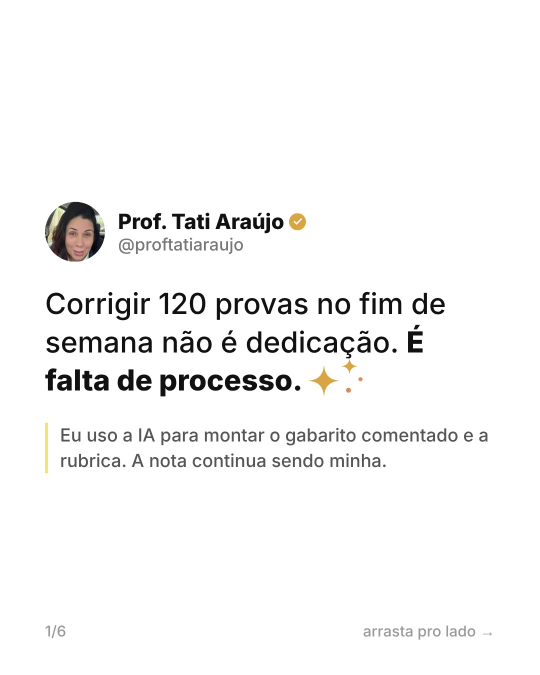
#> input picture teste/teste-01.jpg, 1080 x 1350 px, given as the content of the folder ../teste/teste-01.jpg, which was not available (shown at 1/2 size)
$ python revisor.py ../teste/teste-01.jpg
#> lines starting #> are read from the running program, lines starting #| are printed output that depends on the picture; after the words box and inside, x2 and y2 are one past the last pixel; in counts of white or black regions, pixels touching at a corner belong together
#!/usr/bin/env python3
"""Revisor dos carrosséis do @proftatiaraujo.

Confere uma pasta de post (posts/AAAA-MM-DD-HHh-nome/) antes de ela ir para a Tati:
slides (tamanho, espaço até o rodapé, margens, letra legível, slide lotado, capa)
e legenda (nome, tamanho, hashtags, brinde, direitos autorais).

Uso:  python3 tools/revisor.py posts/<pasta> [posts/<pasta2> ...]
Sai com código 1 se algum item der ✗ (refazer antes de mandar).
Gera <pasta>/revisao.md e /tmp/revisao-<pasta>.jpg (miniaturas para olhar).

© Prof. Tati, com apoio de IA (Claude). Proibido copiar sem créditos.
"""
import os, re, sys, glob, subprocess, statistics
from PIL import Image, ImageDraw
import numpy as np

W, H = 1080, 1350
RODAPE_Y = 1255        # a faixa do rodapé (@proftatiaraujo · salva pra depois · arrasta) começa aqui
FOLGA_MIN = 30         # o conteúdo tem que terminar pelo menos 30 px acima do texto do rodapé
RODAPE_TEXTO = 1262    # onde começam as letras do rodapé
MARGEM = 36            # nada de conteúdo colado nas bordas laterais
TOPO_TAG = 100         # faixa da etiqueta de cima (pode ter letra pequena)
LETRA_MIN = 18         # palavras de texto corrido abaixo disso (px): não dá para ler no celular (✗)
LETRA_AVISO = 22       # entre 18 e 22 px: lê, mas no limite (⚠)
PALAVRAS_MAX = 70      # acima disso o slide está lotado
CAPA_MAX = 14          # palavras no título da capa
PALAVRAS_BRINDE = {"CONTEXTO", "PROMPTS", "FICHA", "DESAFIO"}


def fundo_liso(a):
    """True se o slide tem fundo de cor lisa (formato GUIA). Foto (VOZ) dá False."""
    bordas = np.concatenate([a[TOPO_TAG:RODAPE_Y, :20].reshape(-1, 3), a[TOPO_TAG:RODAPE_Y, -20:].reshape(-1, 3)])
    bg = np.median(bordas, axis=0)
    interior = np.abs(a[TOPO_TAG:RODAPE_Y:4, ::4] - bg).sum(axis=2) < 45
    return bordas.std(axis=0).mean() < 18 and interior.mean() > 0.45, bg


def ocr(path):
    out = subprocess.run(["tesseract", path, "-", "-l", "por", "--psm", "11", "tsv"],
                         capture_output=True, text=True).stdout
    words = []
    for ln in out.splitlines()[1:]:
        p = ln.split("\t")
        if len(p) < 12 or not p[11].strip():
            continue
        try:
            conf = float(p[10])
        except ValueError:
            continue
        if conf < 55:
            continue
        x, y, w, h = map(int, p[6:10])
        words.append(dict(t=p[11].strip(), x=x, y=y, w=w, h=h))
    return words


def checar_slide(path, idx, total):
#> called with path = '_only/teste-01.jpg', idx = 0, total = 1
    res = []  # (nivel, texto) nivel: ok / aviso / erro
    im = Image.open(path)
#> im is the input picture: PIL image 1080x1350 RGB; mean R, G, B 246.3, 246.1, 245.9
    if im.size != (W, H):
        res.append(("erro", f"tamanho {im.size[0]}×{im.size[1]} (precisa 1080×1350)"))
    if os.path.getsize(path) > 8 * 1024 * 1024:
        res.append(("erro", "arquivo maior que 8 MB"))
    if im.format != "JPEG":
        res.append(("erro", "não é JPEG"))
    a = np.asarray(im.convert("RGB")).astype(int)
    liso, bg = fundo_liso(a)
#> in fundo_liso, `bg = np.median(bordas, axis=0)`: bg = [255, 255, 255]
#> in fundo_liso, `interior = np.abs(a[TOPO_TAG:RODAPE_Y:4, ::4] - bg).sum(axis=2) < 45`:
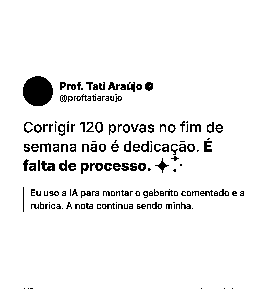
#> interior: shape (289, 270) bool; 94.3% white; 161 black regions (77 under 20 px), largest, box (x1, y1, x2, y2) and area: (23, 76, 53, 106) 714, (41, 161, 55, 171) 87, (204, 141, 212, 152) 66
#> liso = True; bg = [255, 255, 255]
    if liso:
        dif = np.abs(a - bg).sum(axis=2) > 120  # >120 ignora o quadriculado do fundo
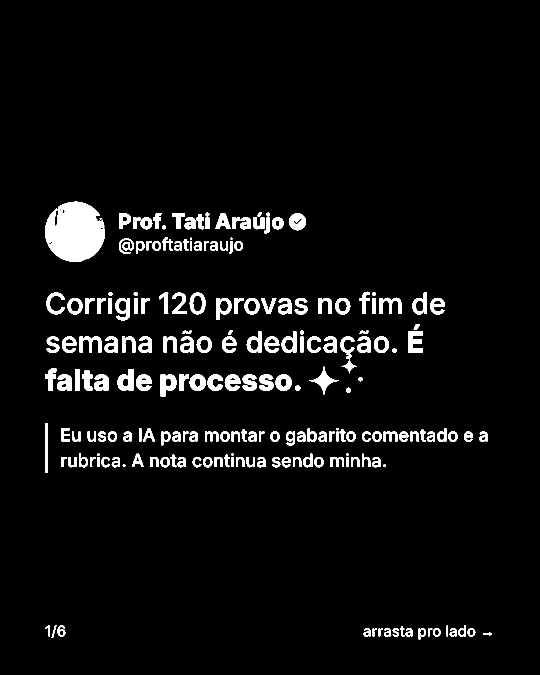
#> dif: shape (1350, 1080) bool (shown at 1/2 size); 4.8% white; 202 white regions (3 under 20 px), largest, box (x1, y1, x2, y2) and area: (90, 403, 210, 523) 10955, (816, 662, 846, 705) 950, (321, 749, 353, 793) 909
        linhas_c = np.where(dif[TOPO_TAG:].sum(axis=1) > 3)[0] + TOPO_TAG
#> linhas_c = 442 values from 403 to 1278
        blocos = []
        for y in linhas_c:
            if blocos and y - blocos[-1][1] <= 12:
                blocos[-1][1] = y
            else:
                blocos.append([y, y])
#> after the loop, blocos = [[403, 522], [584, 792], [846, 945], [1251, 1278]]
        # o último bloco é o rodapé (@proftatiaraujo · salva pra depois · arrasta)
        if blocos and blocos[-1][1] > 1150 and blocos[-1][0] < 1238:
            rodape_ini = RODAPE_Y
            res.append(("erro", "o conteúdo encosta no rodapé (texto colado na faixa do @proftatiaraujo)"))
        elif len(blocos) >= 2 and blocos[-1][0] > 1150:
            rodape_ini = blocos[-1][0]
#> rodape_ini = 1251
            fim = blocos[-2][1]
#> fim = 945
            folga = rodape_ini - fim
#> folga = 306
            if folga < FOLGA_MIN:
                res.append(("erro", f"o conteúdo encosta no rodapé (sobram {max(folga,0)} px; mínimo {FOLGA_MIN})"))
        else:
            rodape_ini = RODAPE_Y
            if blocos and blocos[-1][1] > 1150:
                res.append(("erro", "não achei o rodapé separado do conteúdo (texto colado no rodapé?)"))
        miolo = dif[TOPO_TAG:rodape_ini - 2]
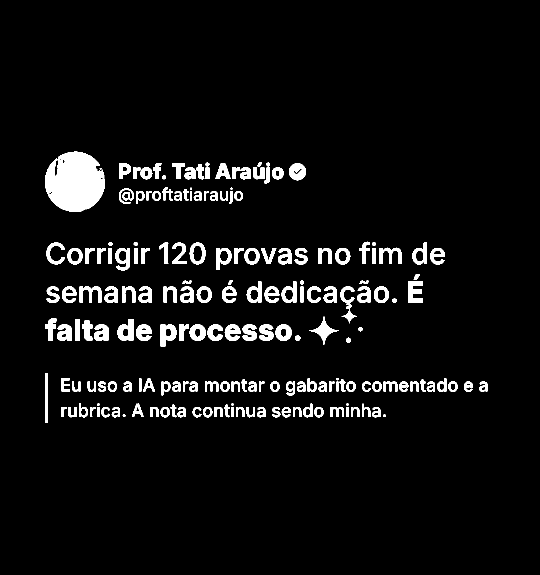
#> miolo: shape (1149, 1080) bool (shown at 1/2 size); 5.5% white; 184 white regions (3 under 20 px), largest, box (x1, y1, x2, y2) and area: (90, 303, 210, 423) 10955, (816, 562, 846, 605) 950, (321, 649, 353, 693) 909
        cols = np.where(miolo.sum(axis=0) > 3)[0]
#> cols = 852 values from 90 to 974
        if len(cols) and (cols.min() < MARGEM or cols.max() > W - MARGEM):
            res.append(("erro", "conteúdo colado na borda lateral"))
    words = ocr(path)
    corpo = [w for w in words if TOPO_TAG < w["y"] < RODAPE_Y and re.search(r"[A-Za-zÀ-ú]{3,}", w["t"])]
    if corpo:
        cand = [w for w in corpo if w["t"].islower() and len(w["t"]) >= 4]
        pequenas = [w for w in cand if w["h"] < LETRA_MIN]
        limite = [w for w in cand if LETRA_MIN <= w["h"] < LETRA_AVISO]
        if len(pequenas) >= 6:
            ex = " ".join(w["t"] for w in pequenas[:6])
            res.append(("erro", f"letra pequena demais para o celular ({len(pequenas)} palavras, ex.: \"{ex}\")"))
        elif len(limite) >= 6:
            res.append(("aviso", "letra no limite da leitura no celular; se der, aumentar ou cortar texto"))
        if len(corpo) > PALAVRAS_MAX:
            res.append(("erro", f"slide lotado ({len(corpo)} palavras; máximo {PALAVRAS_MAX})"))
    if idx == 0:
        alturas = [w["h"] for w in corpo]
        if alturas:
            corte = max(alturas) * 0.7
            titulo = [w["t"] for w in sorted(corpo, key=lambda w: (w["y"] // 40, w["x"])) if w["h"] >= corte and w["y"] < 800]
            txt = " ".join(titulo)
            if len(titulo) > CAPA_MAX:
                res.append(("erro", f"título da capa longo demais ({len(titulo)} palavras): \"{txt}\""))
            elif txt:
                res.append(("aviso", f"capa: tem posição da Tati (opinião/chamado, não só tema) e é verdadeira? → \"{txt}\""))
            else:
                res.append(("aviso", "capa: não consegui ler o título; conferir à mão se promete um resultado concreto"))
    if not [r for r in res if r[0] == "erro"]:
        res.insert(0, ("ok", "tamanho, rodapé, margens e letra"))
    return res, words


def checar_legenda(pasta):
    nome = os.path.basename(pasta.rstrip("/"))
    res = []
    txt = os.path.join(pasta, nome + ".txt")
    if not os.path.exists(txt):
        outros = glob.glob(os.path.join(pasta, "*.txt"))
        res.append(("erro", f"legenda {nome}.txt não existe" + (f" (achei {os.path.basename(outros[0])}: renomear)" if outros else "")))
        return res, None
    s = open(txt, encoding="utf-8").read().strip()
    if len(s) > 2200:
        res.append(("erro", f"legenda com {len(s)} caracteres (máximo 2.200)"))
    tags = re.findall(r"#\w+", s)
    if len(tags) > 5:
        res.append(("erro", f"{len(tags)} hashtags (máximo 5)"))
    if re.search(r"__\w+__|\{\{|\[LEGENDA|PLACEHOLDER|lorem", s, re.I):
        res.append(("erro", "legenda com texto provisório (placeholder)"))
    m = re.search(r"Comente\s+\"?“?([A-ZÇÃÕÉ]{4,})", s)
    palavra = m.group(1) if m else None
    if not palavra:
        res.append(("erro", "falta o \"Comente PALAVRA\" do brinde"))
    elif palavra not in PALAVRAS_BRINDE:
        res.append(("erro", f"palavra do brinde \"{palavra}\" não tem automação (use {', '.join(sorted(PALAVRAS_BRINDE))})"))
    if "©" not in s or "Proibido" not in s and "direitos reservados" not in s:
        res.append(("erro", "falta o aviso de direitos autorais (© Prof. Tati ... Proibido copiar sem créditos)"))
    if "IA" not in s and "Claude" not in s:
        res.append(("aviso", "a legenda não diz que teve apoio de IA"))
    primeira = s.splitlines()[0]
    if len(primeira) > 160:
        res.append(("aviso", f"primeira linha longa ({len(primeira)} caracteres); o SEO fica melhor até ~150"))
    if not [r for r in res if r[0] == "erro"]:
        res.insert(0, ("ok", f"{len(s)} caracteres, {len(tags)} hashtags, brinde {palavra}, direitos autorais"))
    return res, palavra


def miniaturas(paths, destino, marcas):
    tw, th = 270, 338
    c = Image.new("RGB", (tw * len(paths), th + 30), "white")
    d = ImageDraw.Draw(c)
    for k, p in enumerate(paths):
        c.paste(Image.open(p).convert("RGB").resize((tw, th)), (k * tw, 0))
        d.text((k * tw + 8, th + 8), f"{k+1:02d} {marcas[k]}", fill=(0, 0, 0))
    c.save(destino, quality=85)


def revisar(pasta):
    nome = os.path.basename(pasta.rstrip("/"))
    slides = sorted(glob.glob(os.path.join(pasta, "*.jpg")))
    if not slides and glob.glob(os.path.join(pasta, "*.mp4")):
        print(f"# {nome}: é Reel, não carrossel (pulei)\n")
        return 0
    linhas = [f"# Revisão · {nome}", ""]
    erros = 0
    if not 2 <= len(slides) <= 10:
        linhas.append(f"✗ carrossel com {len(slides)} slides (precisa de 2 a 10)")
        erros += 1
    textos_ultimo = ""
    marcas = []
    for i, p in enumerate(slides):
        res, words = checar_slide(p, i, len(slides))
        if i == len(slides) - 1:
            textos_ultimo = " ".join(w["t"] for w in words)
        tem_erro = any(r[0] == "erro" for r in res)
        marcas.append("✗" if tem_erro else "ok")
        for nivel, t in res:
            sim = {"ok": "✓", "aviso": "⚠", "erro": "✗"}[nivel]
            linhas.append(f"{sim} Slide {i+1}: {t}")
            erros += nivel == "erro"
    res, palavra = checar_legenda(pasta)
    for nivel, t in res:
        sim = {"ok": "✓", "aviso": "⚠", "erro": "✗"}[nivel]
        linhas.append(f"{sim} Legenda: {t}")
        erros += nivel == "erro"
    if palavra and palavra not in textos_ultimo.upper() and "COMENTE" not in textos_ultimo.upper():
        linhas.append(f"⚠ Último slide: não achei o \"Comente {palavra}\" no slide (só na legenda)")
    linhas += ["", f"**Resultado: {len(slides) and (len(slides) - marcas.count('✗'))} de {len(slides)} slides ok; "
               + ("pode ir para a Tati.**" if erros == 0 else f"{erros} item(ns) para refazer.**"),
               "", "Falta conferir à mão: automação da palavra do brinde ligada no Hypello; capa e 1ª linha da legenda com posição da Tati (regra 24/11, ver claude/posicionamento-carrosseis.md)."]
    open(os.path.join(pasta, "revisao.md"), "w", encoding="utf-8").write("\n".join(linhas) + "\n")
    if slides:
        miniaturas(slides, f"/tmp/revisao-{nome}.jpg", marcas)
    print("\n".join(linhas))
    print()
    return erros


if __name__ == "__main__":
#> (the run stopped early here; a loop or call above may not have finished)
